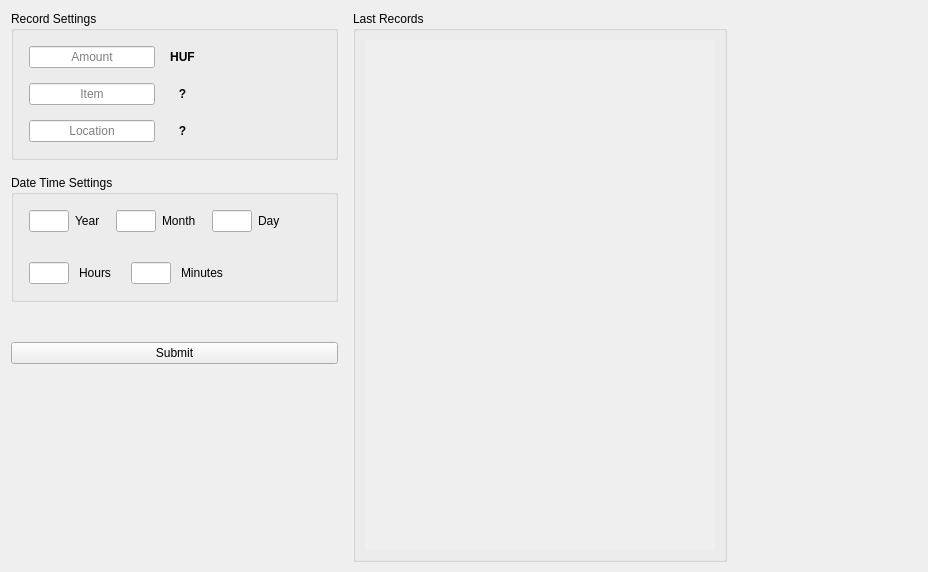
<?xml version="1.0" encoding="UTF-8"?>
<ui version="4.0">
 <class>NewRecordWidget</class>
 <widget class="QWidget" name="NewRecordWidget">
  <property name="geometry">
   <rect>
    <x>0</x>
    <y>0</y>
    <width>928</width>
    <height>572</height>
   </rect>
  </property>
  <property name="windowTitle">
   <string>Form</string>
  </property>
  <layout class="QGridLayout" name="gridLayout_2">
   <property name="rightMargin">
    <number>0</number>
   </property>
   <property name="bottomMargin">
    <number>10</number>
   </property>
   <property name="spacing">
    <number>15</number>
   </property>
   <item row="4" column="0">
    <spacer name="verticalSpacer">
     <property name="orientation">
      <enum>Qt::Vertical</enum>
     </property>
     <property name="sizeType">
      <enum>QSizePolicy::Expanding</enum>
     </property>
     <property name="sizeHint" stdset="0">
      <size>
       <width>20</width>
       <height>40</height>
      </size>
     </property>
    </spacer>
   </item>
   <item row="0" column="1" rowspan="5">
    <widget class="QGroupBox" name="groupBox_3">
     <property name="sizePolicy">
      <sizepolicy hsizetype="Expanding" vsizetype="Preferred">
       <horstretch>0</horstretch>
       <verstretch>0</verstretch>
      </sizepolicy>
     </property>
     <property name="title">
      <string>Last Records</string>
     </property>
     <property name="flat">
      <bool>true</bool>
     </property>
     <layout class="QGridLayout" name="gridLayout_5">
      <item row="0" column="0">
       <widget class="QScrollArea" name="scrollArea">
        <property name="sizePolicy">
         <sizepolicy hsizetype="Preferred" vsizetype="Expanding">
          <horstretch>0</horstretch>
          <verstretch>0</verstretch>
         </sizepolicy>
        </property>
        <property name="minimumSize">
         <size>
          <width>350</width>
          <height>0</height>
         </size>
        </property>
        <property name="maximumSize">
         <size>
          <width>350</width>
          <height>16777215</height>
         </size>
        </property>
        <property name="frameShape">
         <enum>QFrame::NoFrame</enum>
        </property>
        <property name="widgetResizable">
         <bool>true</bool>
        </property>
        <widget class="Content::History::Component::HistoryListingWidget" name="m_historyListing_widget">
         <property name="geometry">
          <rect>
           <x>0</x>
           <y>0</y>
           <width>350</width>
           <height>513</height>
          </rect>
         </property>
         <property name="sizePolicy">
          <sizepolicy hsizetype="Preferred" vsizetype="Preferred">
           <horstretch>0</horstretch>
           <verstretch>0</verstretch>
          </sizepolicy>
         </property>
         <property name="minimumSize">
          <size>
           <width>0</width>
           <height>0</height>
          </size>
         </property>
         <property name="maximumSize">
          <size>
           <width>16777215</width>
           <height>16777215</height>
          </size>
         </property>
        </widget>
       </widget>
      </item>
     </layout>
    </widget>
   </item>
   <item row="2" column="0">
    <spacer name="verticalSpacer_2">
     <property name="orientation">
      <enum>Qt::Vertical</enum>
     </property>
     <property name="sizeType">
      <enum>QSizePolicy::Fixed</enum>
     </property>
     <property name="sizeHint" stdset="0">
      <size>
       <width>20</width>
       <height>25</height>
      </size>
     </property>
    </spacer>
   </item>
   <item row="3" column="0">
    <widget class="QPushButton" name="m_submit_btn">
     <property name="maximumSize">
      <size>
       <width>350</width>
       <height>16777215</height>
      </size>
     </property>
     <property name="text">
      <string>Submit</string>
     </property>
    </widget>
   </item>
   <item row="0" column="0">
    <widget class="QGroupBox" name="groupBox_2">
     <property name="title">
      <string>Record Settings</string>
     </property>
     <property name="flat">
      <bool>true</bool>
     </property>
     <layout class="QGridLayout" name="gridLayout_3">
      <property name="leftMargin">
       <number>15</number>
      </property>
      <property name="topMargin">
       <number>15</number>
      </property>
      <property name="rightMargin">
       <number>15</number>
      </property>
      <property name="bottomMargin">
       <number>15</number>
      </property>
      <property name="horizontalSpacing">
       <number>15</number>
      </property>
      <property name="verticalSpacing">
       <number>30</number>
      </property>
      <item row="0" column="0">
       <layout class="QGridLayout" name="gridLayout_4">
        <property name="horizontalSpacing">
         <number>15</number>
        </property>
        <item row="0" column="2">
         <spacer name="horizontalSpacer_7">
          <property name="orientation">
           <enum>Qt::Horizontal</enum>
          </property>
          <property name="sizeHint" stdset="0">
           <size>
            <width>40</width>
            <height>20</height>
           </size>
          </property>
         </spacer>
        </item>
        <item row="0" column="1">
         <layout class="QVBoxLayout" name="verticalLayout_2">
          <property name="spacing">
           <number>15</number>
          </property>
          <item>
           <widget class="QLabel" name="label_6">
            <property name="font">
             <font>
              <weight>75</weight>
              <bold>true</bold>
             </font>
            </property>
            <property name="toolTip">
             <string>Currently used currency</string>
            </property>
            <property name="text">
             <string>HUF</string>
            </property>
            <property name="alignment">
             <set>Qt::AlignCenter</set>
            </property>
           </widget>
          </item>
          <item>
           <widget class="QLabel" name="label_7">
            <property name="font">
             <font>
              <weight>75</weight>
              <bold>true</bold>
             </font>
            </property>
            <property name="toolTip">
             <string>&lt;html&gt;&lt;head/&gt;&lt;body&gt;&lt;p&gt;Why is this record created?&lt;/p&gt;&lt;p&gt;e.g.: Buying something or getting salary&lt;/p&gt;&lt;/body&gt;&lt;/html&gt;</string>
            </property>
            <property name="text">
             <string>?</string>
            </property>
            <property name="alignment">
             <set>Qt::AlignCenter</set>
            </property>
           </widget>
          </item>
          <item>
           <widget class="QLabel" name="label_8">
            <property name="font">
             <font>
              <weight>75</weight>
              <bold>true</bold>
             </font>
            </property>
            <property name="toolTip">
             <string>&lt;html&gt;&lt;head/&gt;&lt;body&gt;&lt;p&gt;The original location of the transaction&lt;/p&gt;&lt;p&gt;e.g.: Restaurant or Mall&lt;/p&gt;&lt;/body&gt;&lt;/html&gt;</string>
            </property>
            <property name="text">
             <string>?</string>
            </property>
            <property name="alignment">
             <set>Qt::AlignCenter</set>
            </property>
           </widget>
          </item>
         </layout>
        </item>
        <item row="0" column="0">
         <layout class="QVBoxLayout" name="verticalLayout">
          <property name="spacing">
           <number>15</number>
          </property>
          <item>
           <widget class="QLineEdit" name="m_amount_lineEdit">
            <property name="text">
             <string/>
            </property>
            <property name="alignment">
             <set>Qt::AlignCenter</set>
            </property>
            <property name="placeholderText">
             <string>Amount</string>
            </property>
           </widget>
          </item>
          <item>
           <widget class="QLineEdit" name="m_item_lineEdit">
            <property name="text">
             <string/>
            </property>
            <property name="alignment">
             <set>Qt::AlignCenter</set>
            </property>
            <property name="placeholderText">
             <string>Item</string>
            </property>
           </widget>
          </item>
          <item>
           <widget class="QLineEdit" name="m_location_lineEdit">
            <property name="text">
             <string/>
            </property>
            <property name="alignment">
             <set>Qt::AlignCenter</set>
            </property>
            <property name="placeholderText">
             <string>Location</string>
            </property>
           </widget>
          </item>
         </layout>
        </item>
       </layout>
      </item>
     </layout>
    </widget>
   </item>
   <item row="1" column="0">
    <widget class="QGroupBox" name="groupBox">
     <property name="title">
      <string>Date Time Settings</string>
     </property>
     <property name="flat">
      <bool>true</bool>
     </property>
     <layout class="QGridLayout" name="gridLayout">
      <property name="leftMargin">
       <number>15</number>
      </property>
      <property name="topMargin">
       <number>15</number>
      </property>
      <property name="rightMargin">
       <number>15</number>
      </property>
      <property name="bottomMargin">
       <number>15</number>
      </property>
      <property name="horizontalSpacing">
       <number>15</number>
      </property>
      <property name="verticalSpacing">
       <number>30</number>
      </property>
      <item row="0" column="0">
       <layout class="QHBoxLayout" name="horizontalLayout">
        <property name="spacing">
         <number>6</number>
        </property>
        <item>
         <widget class="QLineEdit" name="m_year_lineEdit">
          <property name="sizePolicy">
           <sizepolicy hsizetype="Fixed" vsizetype="Fixed">
            <horstretch>0</horstretch>
            <verstretch>0</verstretch>
           </sizepolicy>
          </property>
          <property name="minimumSize">
           <size>
            <width>40</width>
            <height>0</height>
           </size>
          </property>
          <property name="maximumSize">
           <size>
            <width>40</width>
            <height>16777215</height>
           </size>
          </property>
          <property name="alignment">
           <set>Qt::AlignCenter</set>
          </property>
         </widget>
        </item>
        <item>
         <widget class="QLabel" name="label_2">
          <property name="sizePolicy">
           <sizepolicy hsizetype="Fixed" vsizetype="Preferred">
            <horstretch>0</horstretch>
            <verstretch>0</verstretch>
           </sizepolicy>
          </property>
          <property name="text">
           <string>Year</string>
          </property>
         </widget>
        </item>
        <item>
         <spacer name="horizontalSpacer_4">
          <property name="orientation">
           <enum>Qt::Horizontal</enum>
          </property>
          <property name="sizeType">
           <enum>QSizePolicy::Fixed</enum>
          </property>
          <property name="sizeHint" stdset="0">
           <size>
            <width>10</width>
            <height>20</height>
           </size>
          </property>
         </spacer>
        </item>
        <item>
         <widget class="QLineEdit" name="m_month_lineEdit">
          <property name="sizePolicy">
           <sizepolicy hsizetype="Fixed" vsizetype="Fixed">
            <horstretch>0</horstretch>
            <verstretch>0</verstretch>
           </sizepolicy>
          </property>
          <property name="minimumSize">
           <size>
            <width>40</width>
            <height>0</height>
           </size>
          </property>
          <property name="maximumSize">
           <size>
            <width>40</width>
            <height>16777215</height>
           </size>
          </property>
          <property name="alignment">
           <set>Qt::AlignCenter</set>
          </property>
         </widget>
        </item>
        <item>
         <widget class="QLabel" name="label_3">
          <property name="sizePolicy">
           <sizepolicy hsizetype="Fixed" vsizetype="Preferred">
            <horstretch>0</horstretch>
            <verstretch>0</verstretch>
           </sizepolicy>
          </property>
          <property name="text">
           <string>Month</string>
          </property>
         </widget>
        </item>
        <item>
         <spacer name="horizontalSpacer_5">
          <property name="orientation">
           <enum>Qt::Horizontal</enum>
          </property>
          <property name="sizeType">
           <enum>QSizePolicy::Fixed</enum>
          </property>
          <property name="sizeHint" stdset="0">
           <size>
            <width>10</width>
            <height>20</height>
           </size>
          </property>
         </spacer>
        </item>
        <item>
         <widget class="QLineEdit" name="m_day_lineEdit">
          <property name="sizePolicy">
           <sizepolicy hsizetype="Fixed" vsizetype="Fixed">
            <horstretch>0</horstretch>
            <verstretch>0</verstretch>
           </sizepolicy>
          </property>
          <property name="minimumSize">
           <size>
            <width>40</width>
            <height>0</height>
           </size>
          </property>
          <property name="maximumSize">
           <size>
            <width>40</width>
            <height>16777215</height>
           </size>
          </property>
          <property name="alignment">
           <set>Qt::AlignCenter</set>
          </property>
         </widget>
        </item>
        <item>
         <widget class="QLabel" name="label_4">
          <property name="sizePolicy">
           <sizepolicy hsizetype="Fixed" vsizetype="Preferred">
            <horstretch>0</horstretch>
            <verstretch>0</verstretch>
           </sizepolicy>
          </property>
          <property name="text">
           <string>Day</string>
          </property>
         </widget>
        </item>
        <item>
         <spacer name="horizontalSpacer_2">
          <property name="orientation">
           <enum>Qt::Horizontal</enum>
          </property>
          <property name="sizeHint" stdset="0">
           <size>
            <width>40</width>
            <height>20</height>
           </size>
          </property>
         </spacer>
        </item>
       </layout>
      </item>
      <item row="1" column="0">
       <layout class="QHBoxLayout" name="horizontalLayout_5">
        <property name="spacing">
         <number>10</number>
        </property>
        <item>
         <widget class="QLineEdit" name="m_hours_lineEdit">
          <property name="sizePolicy">
           <sizepolicy hsizetype="Fixed" vsizetype="Fixed">
            <horstretch>0</horstretch>
            <verstretch>0</verstretch>
           </sizepolicy>
          </property>
          <property name="minimumSize">
           <size>
            <width>40</width>
            <height>0</height>
           </size>
          </property>
          <property name="maximumSize">
           <size>
            <width>40</width>
            <height>16777215</height>
           </size>
          </property>
          <property name="alignment">
           <set>Qt::AlignCenter</set>
          </property>
         </widget>
        </item>
        <item>
         <widget class="QLabel" name="label_5">
          <property name="sizePolicy">
           <sizepolicy hsizetype="Fixed" vsizetype="Preferred">
            <horstretch>0</horstretch>
            <verstretch>0</verstretch>
           </sizepolicy>
          </property>
          <property name="text">
           <string>Hours</string>
          </property>
          <property name="alignment">
           <set>Qt::AlignCenter</set>
          </property>
         </widget>
        </item>
        <item>
         <spacer name="horizontalSpacer_6">
          <property name="orientation">
           <enum>Qt::Horizontal</enum>
          </property>
          <property name="sizeType">
           <enum>QSizePolicy::Fixed</enum>
          </property>
          <property name="sizeHint" stdset="0">
           <size>
            <width>10</width>
            <height>20</height>
           </size>
          </property>
         </spacer>
        </item>
        <item>
         <widget class="QLineEdit" name="m_minutes_lineEdit">
          <property name="sizePolicy">
           <sizepolicy hsizetype="Fixed" vsizetype="Fixed">
            <horstretch>0</horstretch>
            <verstretch>0</verstretch>
           </sizepolicy>
          </property>
          <property name="minimumSize">
           <size>
            <width>40</width>
            <height>0</height>
           </size>
          </property>
          <property name="maximumSize">
           <size>
            <width>40</width>
            <height>16777215</height>
           </size>
          </property>
          <property name="alignment">
           <set>Qt::AlignCenter</set>
          </property>
         </widget>
        </item>
        <item>
         <widget class="QLabel" name="label">
          <property name="text">
           <string>Minutes</string>
          </property>
         </widget>
        </item>
        <item>
         <spacer name="horizontalSpacer">
          <property name="orientation">
           <enum>Qt::Horizontal</enum>
          </property>
          <property name="sizeType">
           <enum>QSizePolicy::Expanding</enum>
          </property>
          <property name="sizeHint" stdset="0">
           <size>
            <width>40</width>
            <height>20</height>
           </size>
          </property>
         </spacer>
        </item>
       </layout>
      </item>
     </layout>
    </widget>
   </item>
   <item row="0" column="2" rowspan="5">
    <spacer name="horizontalSpacer_3">
     <property name="orientation">
      <enum>Qt::Horizontal</enum>
     </property>
     <property name="sizeType">
      <enum>QSizePolicy::Expanding</enum>
     </property>
     <property name="sizeHint" stdset="0">
      <size>
       <width>40</width>
       <height>20</height>
      </size>
     </property>
    </spacer>
   </item>
  </layout>
 </widget>
 <customwidgets>
  <customwidget>
   <class>Content::History::Component::HistoryListingWidget</class>
   <extends>QWidget</extends>
   <header>Content/History/Components/historylistingwidget.h</header>
   <container>1</container>
  </customwidget>
 </customwidgets>
 <tabstops>
  <tabstop>m_amount_lineEdit</tabstop>
  <tabstop>m_item_lineEdit</tabstop>
  <tabstop>m_location_lineEdit</tabstop>
  <tabstop>m_year_lineEdit</tabstop>
  <tabstop>m_month_lineEdit</tabstop>
  <tabstop>m_day_lineEdit</tabstop>
  <tabstop>m_hours_lineEdit</tabstop>
  <tabstop>m_minutes_lineEdit</tabstop>
  <tabstop>m_submit_btn</tabstop>
 </tabstops>
 <resources/>
 <connections/>
</ui>
